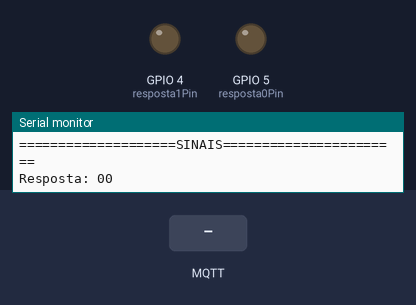
Simulated run of this sketch. Board: ESP8266 (NodeMCU). Shown: output pins drawn as LEDs (lit = HIGH), the last lines printed to the serial monitor. The test bench sets the inputs (shaded band). WiFi joins after 1.5 s; servers stay silent unless stated; random numbers use the default seed unless the sketch sets one; no MQTT or app messages arrive unless stated.

Above: at 2.7 s.
2.8 s: MQTT message "a" arrives on the first subscribed topic
At 3.5 s:
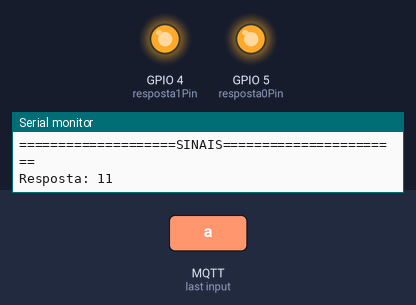
4.6 s: MQTT message "b" arrives on the first subscribed topic
At 5.8 s:
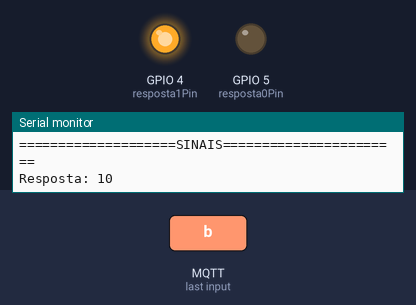
6.1 s: MQTT message "c" arrives on the first subscribed topic
At 7.3 s:
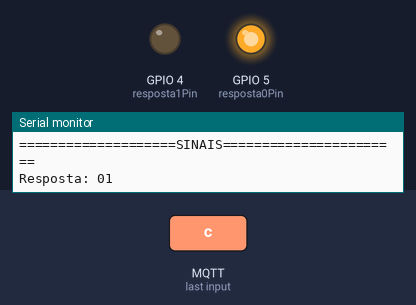
Timing chart, 0 to 9.1 s (numbered marks = the images above; inputs shaded):
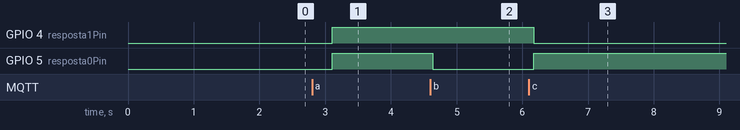

The sketch:

mqtt-subscribe.ino
```cpp
#ifdef ESP8266
 #include <ESP8266WiFi.h>
 #else
 #include <WiFi.h>
#endif

#include <PubSubClient.h>
#include <WiFiClientSecure.h>

/****** WiFi Connection Details *******/
const char* ssid = "";
const char* password = "";

/******* MQTT Broker Connection Details *******/
const char* mqtt_server = "";
const char* mqtt_username = "";
const char* mqtt_password = "";
const int mqtt_port = 8883;

/**** Secure WiFi Connectivity Initialisation *****/
WiFiClientSecure espClient;

/**** MQTT Client Initialisation Using WiFi Connection *****/
PubSubClient client(espClient);

unsigned long lastMsg = 0;
#define MSG_BUFFER_SIZE (50)
char msg[MSG_BUFFER_SIZE];

/****** root certificate *********/

static const char *root_ca PROGMEM = R"EOF(
-----BEGIN CERTIFICATE-----
MIIFazCCA1OgAwIBAgIRAIIQz7DSQONZRGPgu2OCiwAwDQYJKoZIhvcNAQELBQAw
TzELMAkGA1UEBhMCVVMxKTAnBgNVBAoTIEludGVybmV0IFNlY3VyaXR5IFJlc2Vh
cmNoIEdyb3VwMRUwEwYDVQQDEwxJU1JHIFJvb3QgWDEwHhcNMTUwNjA0MTEwNDM4
WhcNMzUwNjA0MTEwNDM4WjBPMQswCQYDVQQGEwJVUzEpMCcGA1UEChMgSW50ZXJu
ZXQgU2VjdXJpdHkgUmVzZWFyY2ggR3JvdXAxFTATBgNVBAMTDElTUkcgUm9vdCBY
MTCCAiIwDQYJKoZIhvcNAQEBBQADggIPADCCAgoCggIBAK3oJHP0FDfzm54rVygc
h77ct984kIxuPOZXoHj3dcKi/vVqbvYATyjb3miGbESTtrFj/RQSa78f0uoxmyF+
0TM8ukj13Xnfs7j/EvEhmkvBioZxaUpmZmyPfjxwv60pIgbz5MDmgK7iS4+3mX6U
A5/TR5d8mUgjU+g4rk8Kb4Mu0UlXjIB0ttov0DiNewNwIRt18jA8+o+u3dpjq+sW
T8KOEUt+zwvo/7V3LvSye0rgTBIlDHCNAymg4VMk7BPZ7hm/ELNKjD+Jo2FR3qyH
B5T0Y3HsLuJvW5iB4YlcNHlsdu87kGJ55tukmi8mxdAQ4Q7e2RCOFvu396j3x+UC
B5iPNgiV5+I3lg02dZ77DnKxHZu8A/lJBdiB3QW0KtZB6awBdpUKD9jf1b0SHzUv
KBds0pjBqAlkd25HN7rOrFleaJ1/ctaJxQZBKT5ZPt0m9STJEadao0xAH0ahmbWn
OlFuhjuefXKnEgV4We0+UXgVCwOPjdAvBbI+e0ocS3MFEvzG6uBQE3xDk3SzynTn
jh8BCNAw1FtxNrQHusEwMFxIt4I7mKZ9YIqioymCzLq9gwQbooMDQaHWBfEbwrbw
qHyGO0aoSCqI3Haadr8faqU9GY/rOPNk3sgrDQoo//fb4hVC1CLQJ13hef4Y53CI
rU7m2Ys6xt0nUW7/vGT1M0NPAgMBAAGjQjBAMA4GA1UdDwEB/wQEAwIBBjAPBgNV
HRMBAf8EBTADAQH/MB0GA1UdDgQWBBR5tFnme7bl5AFzgAiIyBpY9umbbjANBgkq
hkiG9w0BAQsFAAOCAgEAVR9YqbyyqFDQDLHYGmkgJykIrGF1XIpu+ILlaS/V9lZL
ubhzEFnTIZd+50xx+7LSYK05qAvqFyFWhfFQDlnrzuBZ6brJFe+GnY+EgPbk6ZGQ
3BebYhtF8GaV0nxvwuo77x/Py9auJ/GpsMiu/X1+mvoiBOv/2X/qkSsisRcOj/KK
NFtY2PwByVS5uCbMiogziUwthDyC3+6WVwW6LLv3xLfHTjuCvjHIInNzktHCgKQ5
ORAzI4JMPJ+GslWYHb4phowim57iaztXOoJwTdwJx4nLCgdNbOhdjsnvzqvHu7Ur
TkXWStAmzOVyyghqpZXjFaH3pO3JLF+l+/+sKAIuvtd7u+Nxe5AW0wdeRlN8NwdC
jNPElpzVmbUq4JUagEiuTDkHzsxHpFKVK7q4+63SM1N95R1NbdWhscdCb+ZAJzVc
oyi3B43njTOQ5yOf+1CceWxG1bQVs5ZufpsMljq4Ui0/1lvh+wjChP4kqKOJ2qxq
4RgqsahDYVvTH9w7jXbyLeiNdd8XM2w9U/t7y0Ff/9yi0GE44Za4rF2LN9d11TPA
mRGunUHBcnWEvgJBQl9nJEiU0Zsnvgc/ubhPgXRR4Xq37Z0j4r7g1SgEEzwxA57d
emyPxgcYxn/eR44/KJ4EBs+lVDR3veyJm+kXQ99b21/+jh5Xos1AnX5iItreGCc=
-----END CERTIFICATE-----
)EOF";

/************* Connect to WiFi ***********/
void setup_wifi() {
  delay(10);
  Serial.print("\nConnecting to ");
  Serial.println(ssid);

  WiFi.mode(WIFI_STA);
  WiFi.begin(ssid, password);

  while (WiFi.status() != WL_CONNECTED) {
    delay(500);
    Serial.print(".");
  }
  randomSeed(micros());
  Serial.println("\nWiFi connected\nIP address: ");
  Serial.println(WiFi.localIP());
}

void reconnect() {
  // Loop until we're reconnected
  while (!client.connected()) {
    Serial.print("Attempting MQTT connection...");
    String clientId = "ESP8266Client-";   // Create a random client ID
    clientId += String(random(0xffff), HEX);
    // Attempt to connect
    if (client.connect(clientId.c_str(), mqtt_username, mqtt_password)) {
      Serial.println("connected");

      client.subscribe("resposta");   // subscribe the topics here

    } else {
      Serial.print("failed, rc=");
      Serial.print(client.state());
      Serial.println(" try again in 5 seconds");   // Wait 5 seconds before retrying
      delay(5000);
    }
  }
}

/**** Method for Publishing MQTT Messages **********/
void publishMessage(const char* topic, String payload){
  if (client.publish(topic, payload.c_str(), false))
      Serial.println("Message published ["+String(topic)+"]: "+payload);
}

const int resposta0Pin = 5;
int resposta0 = 0;

const int resposta1Pin = 4;
int resposta1 = 0;

/***** Call back Method for Receiving MQTT messages ****/

void callback(char* topic, byte* payload, unsigned int length) {
  String incommingMessage = "";
  for (int i = 0; i < length; i++) incommingMessage+=(char)payload[i];

  Serial.println("Message arrived ["+String(topic)+"]: "+incommingMessage);

  if (strcmp(topic,"resposta") == 0) {
    if (incommingMessage.equals("a")) {
      // resposta = 1000 = 11
      digitalWrite(resposta0Pin, HIGH);
      digitalWrite(resposta1Pin, HIGH);
    } else if (incommingMessage.equals("b")) {
      // resposta = 0100 = 10
      digitalWrite(resposta0Pin, LOW);
      digitalWrite(resposta1Pin, HIGH);
    } else if (incommingMessage.equals("c")) {
      // resposta = 0010 = 01
      digitalWrite(resposta0Pin, HIGH);
      digitalWrite(resposta1Pin, LOW);
    } else if (incommingMessage.equals("d")) {
      // resposta = 0001 = 00
      digitalWrite(resposta0Pin, LOW);
      digitalWrite(resposta1Pin, LOW);
    }
  }
}

/**** Application Initialisation Function ******/
void setup() {
  pinMode(resposta0Pin, OUTPUT);
  pinMode(resposta1Pin, OUTPUT);

  Serial.begin(9600);
  while (!Serial) delay(1);
  setup_wifi();

  #ifdef ESP8266
    espClient.setInsecure();
  #else
    espClient.setCACert(root_ca);      // enable this line and the the "certificate" code for secure connection
  #endif

  client.setServer(mqtt_server, mqtt_port);
  client.setCallback(callback);
}

/******** Main Function *************/
void loop() {

  if (!client.connected()) reconnect(); // check if client is connected
  client.loop();

  Serial.println("====================SINAIS=======================");

  resposta0 = digitalRead(resposta0Pin);
  resposta1 = digitalRead(resposta1Pin);
  Serial.print("Resposta: ");
  Serial.print(resposta1);
  Serial.println(resposta0);

  delay(500);
}
```

Measured:
- after the input at 2.8 s, GPIO 4 (resposta1Pin), GPIO 5 (resposta0Pin): LOW → HIGH after 0.30 s
- after the input at 4.6 s, GPIO 5 (resposta0Pin): HIGH → LOW at once
- after the input at 6.1 s, GPIO 4 (resposta1Pin): HIGH → LOW after 0.08 s; GPIO 5 (resposta0Pin): LOW → HIGH after 0.08 s
